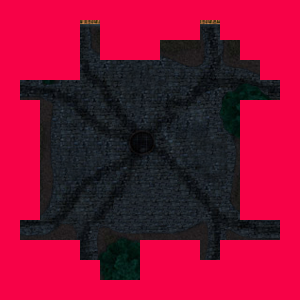

This game map was drawn from its Tiled (.tmx) file and the tilesets committed beside it. A one-line description and the trimmed map source follow:
An orthogonal 15x15 tile map with 20x20 px tiles, 2 tile layers (escenario, colisiones), 2 tilesets.

<map version="1.0" orientation="orthogonal" width="15" height="15" tilewidth="20" tileheight="20">
 <tileset firstgid="1" name="escenario" tilewidth="20" tileheight="20">
  <image source="escenario.png" trans="ff00ff" width="300" height="300" />
 </tileset>
 <tileset firstgid="226" name="colisionTile" tilewidth="20" tileheight="20">
  <image source="colisionTile.png" trans="ff00ff" width="20" height="20" />
 </tileset>
 <layer name="escenario" width="15" height="15">
  <data>[225 cells, 225 non-empty, 225 distinct tile ids]</data>
 </layer>
 <layer name="colisiones" width="15" height="15">
  <data>[225 cells, 117 non-empty, 1 distinct tile ids]</data>
 </layer>
</map>